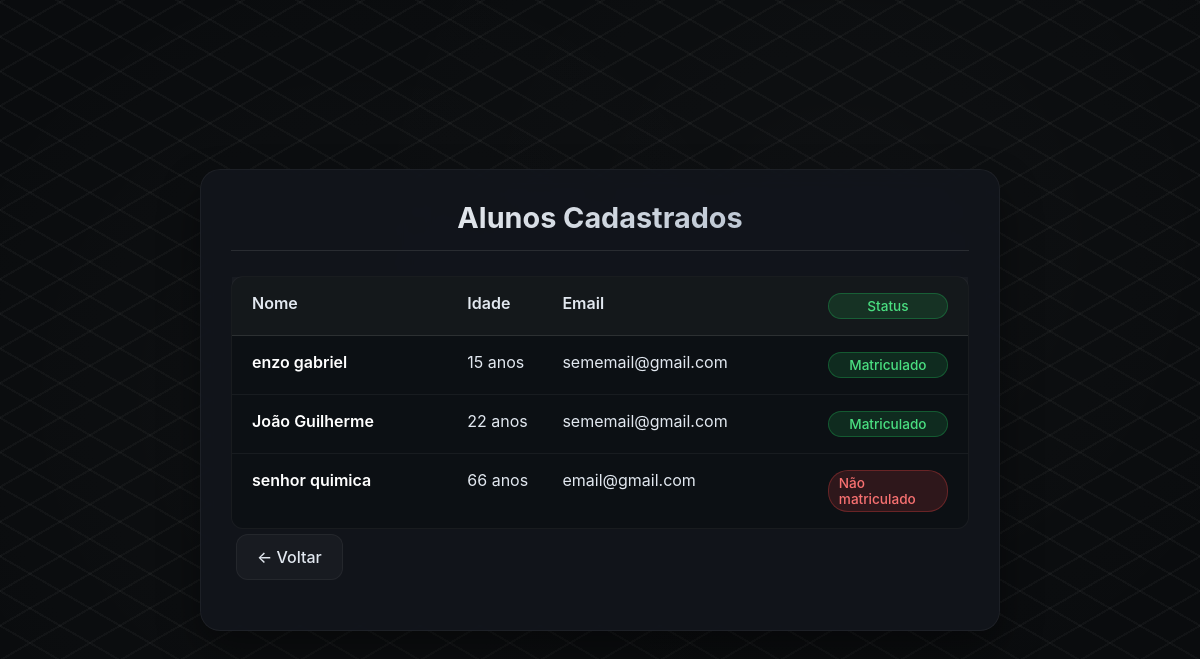
Screenshot of /alunos/lista/ (signed in) with the database file from the repository.
### alunos/models.py (models this page shows, shortened)
class Aluno(models.Model):
    nome = models.CharField(max_length=100)
    idade = models.IntegerField()
    email = models.EmailField(default="sememail@gmail.com",max_length=150)
    matriculado = models.BooleanField(default=True)

### alunos/views.py (the view)
# urls.py: path('lista/', views.lista_alunos, name='lista'),
@login_required
def lista_alunos(request):
    alunos = Aluno.objects.all()
    return render(request, 'alunos/lista_alunos.html', {'alunos': alunos})

### templates/alunos/lista_alunos.html (shortened to what this page needs)
<!DOCTYPE html>
<html>
<head>
</head>
<body>
    <fieldset>
        <div class="page-title">
            <h1>Alunos Cadastrados</h1>
        </div>
        <ol class="tabela">
            <li class="header">
                <span>Nome</span>
                <span>Idade</span>
                <span>Email</span>
                <span>Status</span>
            </li>
            {% for aluno in alunos %}
                <li>
                    <span class="nome" data-label="Nome">{{ aluno.nome }}</span>
                    <span data-label="Idade">{{ aluno.idade }} anos</span>
                    <span data-label="Email">{{ aluno.email }}</span>
                    <span data-label="Status"
                          {% if not aluno.matriculado %}class="matriculado-false"{% endif %}>
                        {% if aluno.matriculado %}Matriculado{% else %}Não matriculado{% endif %}
                    </span>
                </li>
            {% endfor %}
        </ol>
        <div style="margin-bottom: 15px;">
            <a href="/alunos/">← Voltar</a>
        </div>
    </fieldset>
</body>
</html>

### templates/alunos/lista_alunos.html (style rules this page uses)
* { margin: 0; padding: 0; box-sizing: border-box; }
body { min-height: 100vh; display: flex; justify-content: center; align-items: center; background-color: #0a0c0e; background-image: repeating-linear-gradient(30deg, rgba(255,255,255,0.03) 0px, rgba(255,255,255,0.03) 2px, transparent 2px, transparent 30px), repeating-linear-gradient(-30deg, rgba(255,255,255,0.03) 0px, rgba(255,255,255,0.03) 2px, transparent 2px, transparent 30px), radial-gradient(circle at 30% 50%, rgba(255,255,255,0.02) 0%, transparent 50%), radial-gradient(circle at 70% 30%, rgba(255,255,255,0.02) 0%, transparent 50%); font-family: 'Inter', -apple-system, BlinkMacSystemFont, 'Segoe UI', Roboto, sans-serif; position: relative; }
fieldset { width: auto; min-width: 300px; max-width: 800px; padding: 30px; border: 1px solid rgba(255,255,255,0.05); border-radius: 20px; background: rgba(18,22,28,0.95); backdrop-filter: blur(10px); box-shadow: 0 20px 40px rgba(0,0,0,0.4); position: relative; z-index: 1; }
.page-title { text-align: center; color: #ffffff; font-weight: 600; font-size: 1.8rem; margin-bottom: 25px; padding-bottom: 15px; border-bottom: 1px solid rgba(255,255,255,0.1); background: linear-gradient(135deg, #ffffff, #a0aec0); -webkit-background-clip: text; -webkit-text-fill-color: transparent; }
.page-title h1 { margin: 0; font-size: 1.8rem; }
a { display: inline-block; text-decoration: none; color: #e2e8f0; background: rgba(255,255,255,0.03); border: 1px solid rgba(255,255,255,0.05); padding: 12px 20px; border-radius: 12px; font-size: 1rem; font-weight: 500; transition: all 0.3s ease; text-align: center; margin: 5px; }
ol { list-style: none; padding: 0; margin: 20px 0 0; }
.tabela { list-style: none; margin-top: 20px; border: 1px solid rgba(255,255,255,0.05); border-radius: 12px; background: rgba(10,14,18,0.6); }
.tabela li { display: grid; grid-template-columns: 2fr 0.8fr 2.5fr 1.2fr; gap: 15px; padding: 16px 20px; border-bottom: 1px solid rgba(255,255,255,0.05); color: #e2e8f0; }
.tabela li:last-child { border-bottom: none; }
.tabela li.header { font-weight: 600; background: rgba(255,255,255,0.03); border-bottom: 1px solid rgba(255,255,255,0.1); }
.nome { font-weight: 600; color: #ffffff !important; }
.tabela li span:last-child { display: inline-flex; align-items: center; justify-content: center; padding: 4px 10px; border-radius: 20px; font-size: 0.85rem; font-weight: 500; background: rgba(34,197,94,0.15); color: #4ade80 !important; border: 1px solid rgba(34,197,94,0.3); }
.tabela li span.matriculado-false { background: rgba(239,68,68,0.15) !important; color: #f87171 !important; border: 1px solid rgba(239,68,68,0.3) !important; }

### rows the page displays
Aluno: nome "enzo gabriel", idade "15", email "sememail@gmail.com", matriculado "Matriculado"
Aluno: nome "João Guilherme", idade "22", email "sememail@gmail.com", matriculado "Matriculado"
Aluno: nome "senhor quimica", idade "66", email "email@gmail.com", matriculado "Não matriculado"
